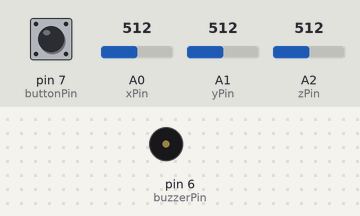
Bench run of a sketch on a simulated Arduino Uno, built with avr-gcc and run on an emulated ATmega328P. Shown: buzzer (waves = sounding, pin HIGH). The inputs (shaded band) are chosen by the test bench; at power-on: A0 (xPin) = 512, pin 7 (buttonPin) HIGH, A1 (yPin) = 512, A2 (zPin) = 512. The modem accepts every AT command (registered, SIM ready, sends succeed) and sends nothing else; what the sketch prints to the serial monitor is not drawn.

Above: at 1.2 s.
1.3 s: A0 (xPin) set to 66
2.8 s: A0 (xPin) set to 56
At 3.8 s:
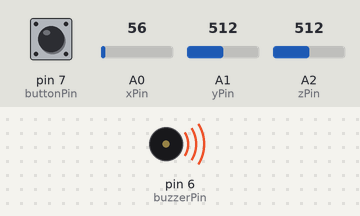
4.3 s: pin 7 (buttonPin) pulled LOW for 0.15 s
At 4.7 s:
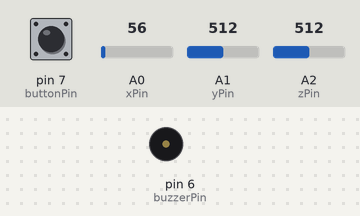
6.4 s: pin 7 (buttonPin) pulled LOW for 1 s
At 7.7 s:
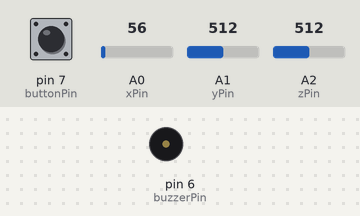
Timing chart, 0 to 9.4 s (numbered marks = the images above; inputs shaded):
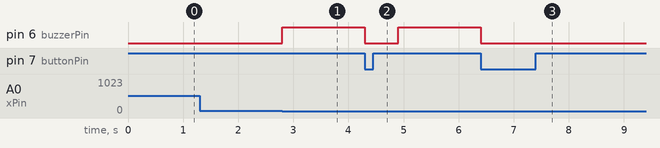

Measured:
- the behaviour switches between 62 and 61 on A0 (xPin) (found by bisection; images 0 and 1)
- after the input at 2.8 s, pin 6 (buzzerPin): LOW → HIGH at once
- after the input at 4.3 s, pin 6 (buzzerPin): HIGH → LOW at once, → HIGH 0.60 s later
- after the input at 6.4 s, pin 6 (buzzerPin): HIGH → LOW after 0.00 s instead of 8.5 s

The sketch:

sketch_oct16a.ino
```cpp
#include <SoftwareSerial.h>
#include <AltSoftSerial.h>
#include <TinyGPS++.h>

SoftwareSerial SIM7670Serial(2, 3);  // SIM7670 communication (RX, TX)
AltSoftSerial GPSSerial;             // GPS NEO-6M communication (RX=8, TX=9)
TinyGPSPlus gps;

int buzzerPin = 6;              // Pin for the buzzer
int buttonPin = 7;              // Pin for the push button
const int xPin = A0;            // ADXL335 X-axis pin
const int yPin = A1;            // ADXL335 Y-axis pin
const int zPin = A2;            // ADXL335 Z-axis pin
int threshold = 450;            // Acceleration threshold

int buttonPressCount = 0;       // To track button presses
bool preventSMS = false;        // Flag to prevent SMS after 3 button presses

void sendATCommand(const char* cmd, const char* expectedResponse, unsigned long timeout) {
  SIM7670Serial.println(cmd);
  String response = "";
  unsigned long startTime = millis();
  bool responseOK = false;

  while (millis() - startTime < timeout) {
    while (SIM7670Serial.available() > 0) {
      char c = SIM7670Serial.read();
      response += c;
    }
    if (response.indexOf(expectedResponse) != -1) {
      responseOK = true;
      break; // expected response found
    }
  }
  Serial.println(response);

  if (responseOK)
    Serial.println("Response OK");
  else
    Serial.println("Timeout without expected response");
}

void setup() {
  Serial.begin(115200);
  SIM7670Serial.begin(115200);   // Begin SIM7670 communication
  GPSSerial.begin(115200);         // Begin GPS communication

  pinMode(buzzerPin, OUTPUT);    // Buzzer output
  pinMode(buttonPin, INPUT_PULLUP); // Button input (with internal pull-up)

  sendATCommand("AT+CGMM", "OK", 1000);    // Check communication with the SIM7670
  sendATCommand("AT+CMGF=1", "OK", 1000);  // Set SMS format to text mode
}

void sendSMSWithLocation(String number, String message) {
  // Wait for a GPS fix
  while (GPSSerial.available() > 0) {
    gps.encode(GPSSerial.read());
  }

  // If location data is available, append it to the message
  if (gps.location.isValid()) {
    message += "\nLocation: https://maps.google.com/?q=";
    message += String(gps.location.lat(), 6) + "," + String(gps.location.lng(), 6);
  } else {
    message += "\nLocation: https://maps.google.com/?q=25.2543,87.0444";
  }

  String cmd = "AT+CMGS=\"" + number + "\"\r\n";
  SIM7670Serial.print(cmd);
  delay(100);  // Small delay before sending the message
  SIM7670Serial.print(message);  // Send the message text
  delay(100);  // Small delay after the message
  SIM7670Serial.write(0x1A);  // Send Ctrl+Z to indicate the end of the message
  delay(1000);  // Wait for SMS to be sent
}

bool detectAcceleration() {
  int x = analogRead(xPin);
  int y = analogRead(yPin);
  int z = analogRead(zPin);

  // Check if the acceleration exceeds the threshold
  return (abs(x - 512) > threshold || abs(y - 512) > threshold || abs(z - 512) > threshold);
}

void loop() {
  // Detect button presses and count them
  if (digitalRead(buttonPin) == LOW) {
    delay(100);  // Debounce
    if (digitalRead(buttonPin) == LOW) {
      buttonPressCount++;
      Serial.print("Button pressed: ");
      Serial.println(buttonPressCount);
      delay(500);  // Wait for button press to register
    }
  }

  // If button pressed 3 times, prevent sending SMS
  if (buttonPressCount >= 3) {
    preventSMS = true;
    Serial.println("Button pressed 3 times. SMS will not be sent.");
  }

  // Detect acceleration and trigger SMS if not prevented
  if (detectAcceleration() && !preventSMS) {
    Serial.println("Accident detected!");

    // Turn on the buzzer
    digitalWrite(buzzerPin, HIGH);
    unsigned long buzzerStart = millis();

    while (millis() - buzzerStart < 10000) {  // Wait for 3 seconds
      if (digitalRead(buttonPin) == LOW) {   // If the button is pressed during this time
        Serial.println("Button pressed, SMS not sent");
        digitalWrite(buzzerPin, LOW); // Turn off the buzzer
        return;  // Exit the loop, don't send the SMS
      }
    }

    // After 3 seconds, turn off the buzzer and send the SMS with location
    digitalWrite(buzzerPin, LOW);
    sendSMSWithLocation("+9180044-----", "Alert! Accident detected.");
    delay(3000);  // Wait for 3 seconds before detecting acceleration again
  }
}
```
